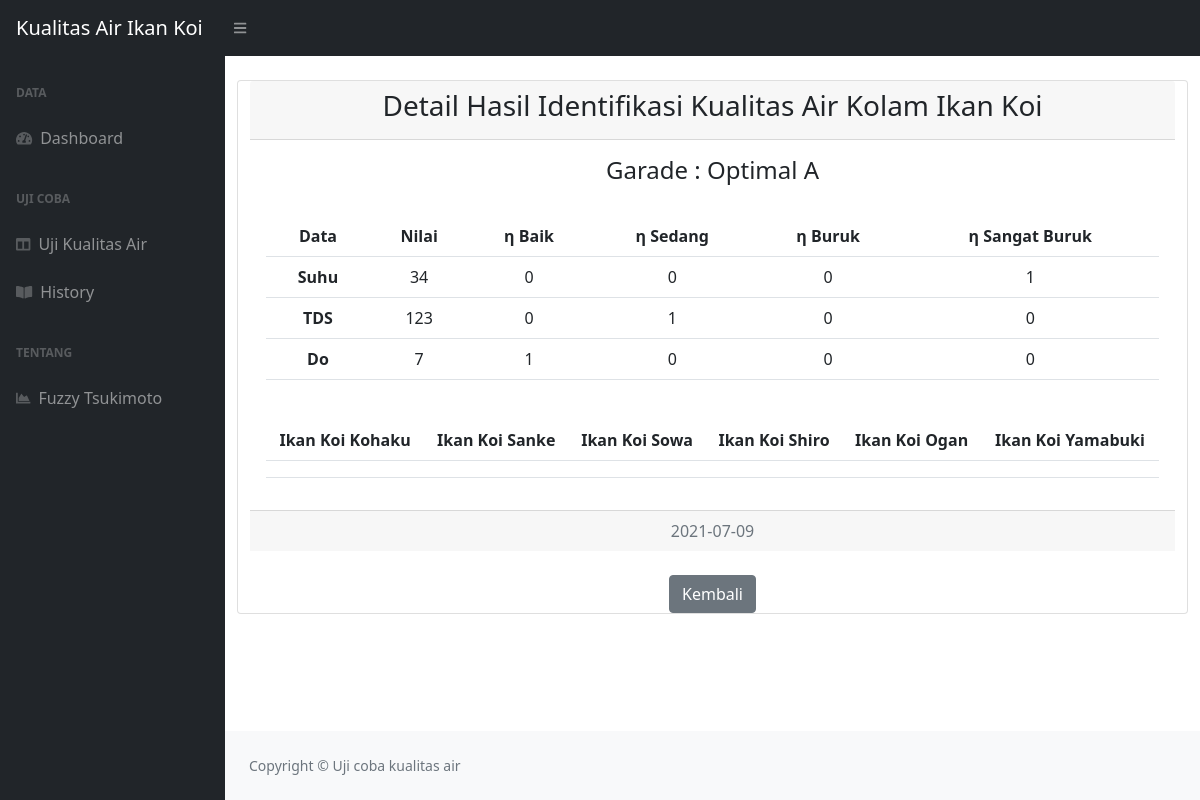
The page /IkanKoi/history/detail/UJC000001 on the database its author committed.
### tables this page shows
CREATE TABLE `uji_coba` (
  `id_uji_coba` varchar(9) NOT NULL,
  `tanggal` date NOT NULL,
  `suhu` int(11) NOT NULL,
  `tds` int(11) NOT NULL,
  `do` int(11) NOT NULL,
  `score` int(11) NOT NULL,
  `hasil` varchar(20) NOT NULL
);

CREATE TABLE `suhu` (
  `id_uji_coba` varchar(11) NOT NULL,
  `baik` varchar(11) NOT NULL,
  `sedang` varchar(11) NOT NULL,
  `buruk` varchar(11) NOT NULL,
  `sangat_buruk` varchar(11) NOT NULL
);

CREATE TABLE `tds` (
  `id_uji_coba` varchar(11) NOT NULL,
  `baik` varchar(11) NOT NULL,
  `sedang` varchar(11) NOT NULL,
  `buruk` varchar(11) NOT NULL,
  `sangat_buruk` varchar(11) NOT NULL
);

CREATE TABLE `do` (
  `id_uji_coba` varchar(11) NOT NULL,
  `baik` float NOT NULL,
  `sedang` float NOT NULL,
  `buruk` float NOT NULL,
  `sangat_buruk` float NOT NULL
);

### IkanKoi/application/controllers/history.php (called while the page is built, shortened)
<?php
class history extends CI_Controller
{
    public function __construct()
    {
        $this->load->model('M_data');
    }
    public function detail($detUji)
    {
        $data['uji'] = $this->M_data->getID($detUji);
        $data['suhu'] = $this->M_data->getID2($detUji);
        $data['tds'] = $this->M_data->getID3($detUji);
        $data['do'] = $this->M_data->getID4($detUji);
        $data['hasil'] = $this->M_data->getID5($detUji);
        $this->load->view('history_detail', $data);
    }
}

### IkanKoi/index.php (called while the page is built, shortened)
<?php
require_once BASEPATH.'core/CodeIgniter.php';

### IkanKoi/application/models/M_data.php (called while the page is built, shortened)
<?php
class M_data extends CI_Model
{
    public function getID($detUji)
    {
        return $this->db->get_where('uji_coba', ['id_uji_coba' => $detUji])->row_array();
    }
    public function getID2($detUji)
    {
        return $this->db->get_where('suhu', ['id_uji_coba' => $detUji])->row_array();
    }
    public function getID3($detUji)
    {
        return $this->db->get_where('tds', ['id_uji_coba' => $detUji])->row_array();
    }
    public function getID4($detUji)
    {
        return $this->db->get_where('do', ['id_uji_coba' => $detUji])->row_array();
    }
}

### IkanKoi/application/views/history_detail.php (the view, shortened to what this page needs)
<!DOCTYPE html>
<html lang="en">
<head>
</head>
<body class="sb-nav-fixed">
    <div id="layoutSidenav_content">
        <main>
            <div class="container-fluid px-4">
                <br>
                <div class="row">
                    <div class="card text-center">
                        <div class="card-header">
                            <h3>Detail Hasil Identifikasi Kualitas Air Kolam Ikan Koi</h3>
                        </div>
                        <div class="card-body">
                            <h4 class="card-title">Garade : Optimal A</h4>
                            <br>
                            <table class="table">
                                <tbody>
                                    <tr>
                                        <th>Data</th>
                                        <th>Nilai</th>
                                        <th>η Baik</th>
                                        <th>η Sedang</th>
                                        <th>η Buruk</th>
                                        <th>η Sangat Buruk</th>
                                    </tr>
                                    <tr>
                                        <th>Suhu</th>
                                        <td><?php echo $uji['suhu'] ?></td>
                                        <td><?php echo $suhu['baik'] ?></td>
                                        <td><?php echo $suhu['sedang'] ?></td>
                                        <td><?php echo $suhu['buruk'] ?></td>
                                        <td><?php echo $suhu['sangat_buruk'] ?></td>
                                    </tr>
                                    <tr>
                                        <th>TDS</th>
                                        <td><?php echo $uji['tds'] ?></td>
                                        <td><?php echo $tds['baik'] ?></td>
                                        <td><?php echo $tds['sedang'] ?></td>
                                        <td><?php echo $tds['buruk'] ?></td>
                                        <td><?php echo $tds['sangat_buruk'] ?></td>
                                    </tr>
                                    <tr>
                                        <th>Do</th>
                                        <td><?php echo $uji['do'] ?></td>
                                        <td><?php echo $do['baik'] ?></td>
                                        <td><?php echo $do['sedang'] ?></td>
                                        <td><?php echo $do['buruk'] ?></td>
                                        <td><?php echo $do['sangat_buruk'] ?></td>
                                    </tr>
                                </tbody>
                            </table>
                            <br>
                            <table class="table">
                                <tbody>
                                    <tr>
                                        <th>Ikan Koi Kohaku</th>
                                        <th>Ikan Koi Sanke</th>
                                        <th>Ikan Koi Sowa</th>
                                        <th>Ikan Koi Shiro</th>
                                        <th>Ikan Koi Ogan</th>
                                        <th>Ikan Koi Yamabuki</th>
                                    </tr>
                                    <tr>
                                        <td><?php echo $hasil['kohaku'] ?></td>
                                        <td><?php echo $hasil['sanke'] ?></td>
                                        <td><?php echo $hasil['sowa'] ?></td>
                                        <td><?php echo $hasil['shiro'] ?></td>
                                        <td><?php echo $hasil['ogan'] ?></td>
                                        <td><?php echo $hasil['yamabuki'] ?></td>
                                    </tr>
                                </tbody>
                            </table>
                        </div>
                        <div class="card-footer text-muted">
                            <?php echo $uji['tanggal'] ?>
                        </div>
                        <br>
                        <div>
                            <a class="btn btn-secondary" href="<?php echo site_url('history') ?>">
                                Kembali
                            </a>
                        </div>
                    </div>
                    <br>
                </div>
            </div>
        </main>
        <footer class="py-4 bg-light mt-auto">
            <div class="container-fluid px-4">
                <div class="d-flex align-items-center justify-content-between small">
                    <div class="text-muted">Copyright &copy; Uji coba kualitas air</div>
                </div>
            </div>
        </footer>
    </div>
    </div>
</body>
</html>

### rows shown on the page
uji_coba: suhu "34", tds "123", do "7", tanggal "2021-07-09"
suhu: baik "0", sedang "0", buruk "0", sangat_buruk "1"
tds: baik "0", sedang "1", buruk "0", sangat_buruk "0"
do: baik "1", sedang "0", buruk "0", sangat_buruk "0"
